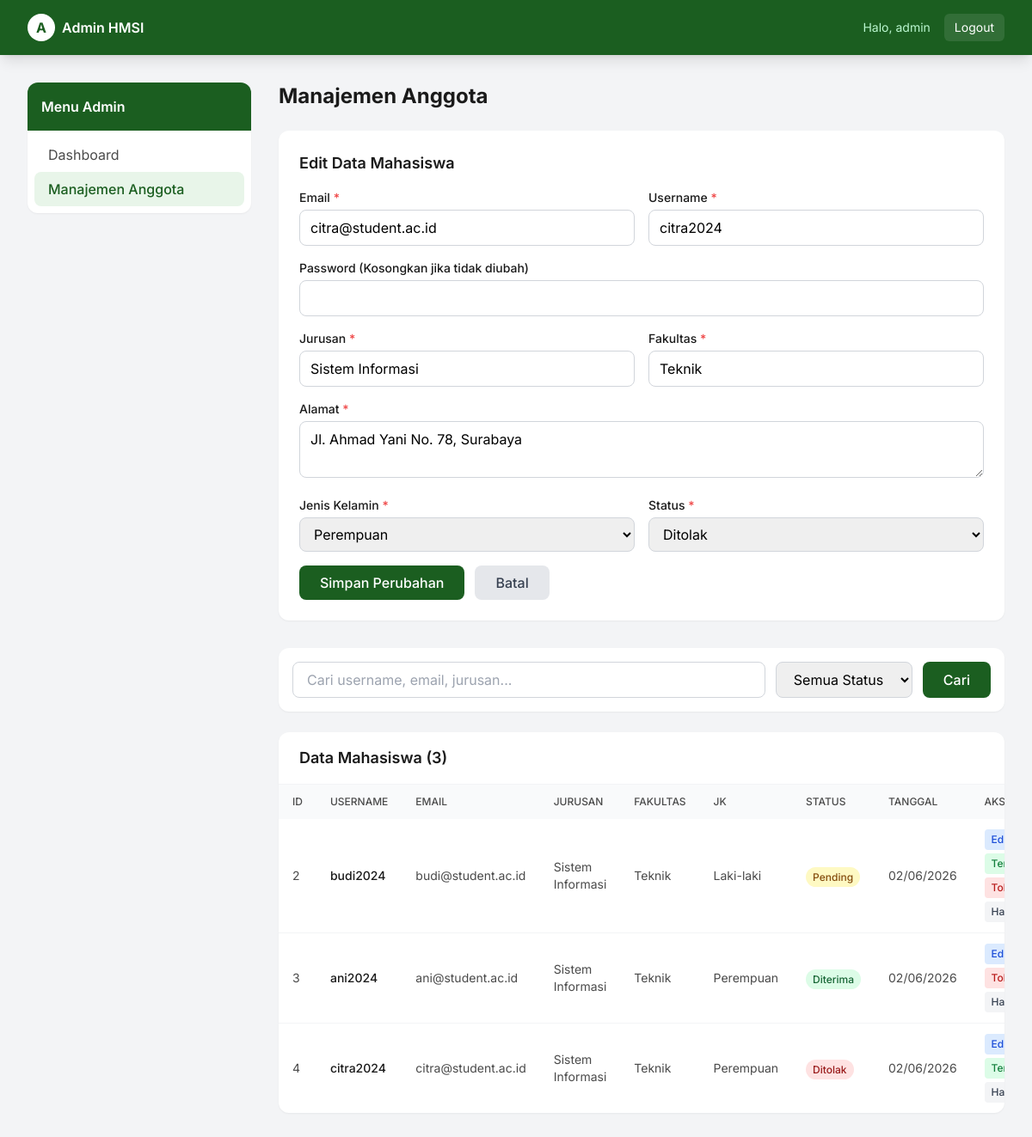
Page /admin/users.php?edit=4 (signed in) on the committed database.
### tables this page shows
CREATE TABLE IF NOT EXISTS users (
    id              INT AUTO_INCREMENT PRIMARY KEY,
    username        VARCHAR(50) NOT NULL UNIQUE,
    email           VARCHAR(100) NOT NULL UNIQUE,
    password        VARCHAR(255) NOT NULL,
    role            ENUM('admin', 'mahasiswa') NOT NULL DEFAULT 'mahasiswa',
    jurusan         VARCHAR(100) DEFAULT NULL,
    fakultas        VARCHAR(100) DEFAULT NULL,
    alamat          TEXT DEFAULT NULL,
    jenis_kelamin   ENUM('Laki-laki', 'Perempuan') DEFAULT NULL,
    status          ENUM('pending', 'diterima', 'ditolak') DEFAULT 'pending',
    created_at      TIMESTAMP DEFAULT CURRENT_TIMESTAMP
);

### admin/users.php (the view, shortened to what this page needs)
<?php
require_once "../includes/db.php";
$editMode = false;
$editData = [];
if (isset($_GET["edit"])) {
    $editMode = true;
    $id = intval($_GET["edit"]);
    $stmt = $pdo->prepare("SELECT * FROM users WHERE id = ? AND role = 'mahasiswa'");
    $stmt->execute([$id]);
    $editData = $stmt->fetch();
}
$search = $_GET["search"] ?? "";
$sql = "SELECT * FROM users WHERE role = 'mahasiswa'";
$params = [];
$sql .= " ORDER BY created_at DESC";
$stmt = $pdo->prepare($sql);
$stmt->execute($params);
$users = $stmt->fetchAll();
?>
<!DOCTYPE html>
<html lang="id">
<head>
    <script src="https://cdn.tailwindcss.com"></script>
</head>
<body class="bg-gray-100 min-h-screen">
    <nav class="bg-primary shadow-lg">
        <div class="max-w-7xl mx-auto px-4 sm:px-6 lg:px-8">
            <div class="flex justify-between h-16">
                <div class="flex items-center">
                    <a href="index.php" class="flex items-center space-x-2">
                        <div class="w-8 h-8 bg-white rounded-full flex items-center justify-center">
                            <span class="text-primary font-bold">A</span>
                        </div>
                        <span class="text-white font-semibold">Admin HMSI</span>
                    </a>
                </div>
                <div class="flex items-center space-x-4">
                    <span class="text-green-200 text-sm hidden sm:block">Halo, <?php echo htmlspecialchars($_SESSION["user_username"]); ?></span>
                    <a href="logout.php" class="bg-white/10 hover:bg-white/20 text-white px-3 py-1.5 rounded-md text-sm transition">Logout</a>
                </div>
            </div>
        </div>
    </nav>
    <div class="max-w-7xl mx-auto px-4 sm:px-6 lg:px-8 py-8">
        <div class="grid grid-cols-1 lg:grid-cols-4 gap-8">
            <div class="lg:col-span-1">
                <div class="bg-white rounded-xl shadow-sm overflow-hidden">
                    <div class="p-4 bg-primary text-white">
                        <h3 class="font-semibold">Menu Admin</h3>
                    </div>
                    <div class="p-2">
                        <a href="index.php" class="block px-4 py-2 rounded-lg text-textsecondary hover:bg-gray-50 transition">Dashboard</a>
                        <a href="users.php" class="block px-4 py-2 rounded-lg bg-lightgreen text-primary font-medium">Manajemen Anggota</a>
                    </div>
                </div>
            </div>
            <div class="lg:col-span-3">
                <h1 class="text-2xl font-bold text-textprimary mb-6">Manajemen Anggota</h1>
                <div class="bg-white rounded-xl shadow-sm p-6 mb-8">
                    <h2 class="text-lg font-semibold text-textprimary mb-4"><?php echo $editMode ? 'Edit Data Mahasiswa' : 'Tambah Data Mahasiswa'; ?></h2>
                    <form method="POST" action="" class="space-y-4">
                        <div class="grid grid-cols-1 md:grid-cols-2 gap-4">
                            <div>
                                <label class="block text-sm font-medium text-textprimary mb-1">Email <span class="text-red-500">*</span></label>
                                <input type="email" name="email" required value="<?php echo $editMode ? htmlspecialchars($editData['email']) : ''; ?>" class="w-full px-3 py-2 rounded-lg border border-gray-300 focus:border-primary focus:ring-2 focus:ring-primary/20 outline-none transition">
                            </div>
                            <div>
                                <label class="block text-sm font-medium text-textprimary mb-1">Username <span class="text-red-500">*</span></label>
                                <input type="text" name="username" required value="<?php echo $editMode ? htmlspecialchars($editData['username']) : ''; ?>" class="w-full px-3 py-2 rounded-lg border border-gray-300 focus:border-primary focus:ring-2 focus:ring-primary/20 outline-none transition">
                            </div>
                        </div>
                        <div>
                            <label class="block text-sm font-medium text-textprimary mb-1">Password <?php echo $editMode ? '(Kosongkan jika tidak diubah)' : '<span class="text-red-500">*</span> (Min 6 karakter)'; ?></label>
                            <input type="password" name="password" <?php echo $editMode ? '' : 'required minlength="6"'; ?> class="w-full px-3 py-2 rounded-lg border border-gray-300 focus:border-primary focus:ring-2 focus:ring-primary/20 outline-none transition">
                        </div>
                        <div class="grid grid-cols-1 md:grid-cols-2 gap-4">
                            <div>
                                <label class="block text-sm font-medium text-textprimary mb-1">Jurusan <span class="text-red-500">*</span></label>
                                <input type="text" name="jurusan" required value="<?php echo $editMode ? htmlspecialchars($editData['jurusan']) : ''; ?>" class="w-full px-3 py-2 rounded-lg border border-gray-300 focus:border-primary focus:ring-2 focus:ring-primary/20 outline-none transition">
                            </div>
                            <div>
                                <label class="block text-sm font-medium text-textprimary mb-1">Fakultas <span class="text-red-500">*</span></label>
                                <input type="text" name="fakultas" required value="<?php echo $editMode ? htmlspecialchars($editData['fakultas']) : ''; ?>" class="w-full px-3 py-2 rounded-lg border border-gray-300 focus:border-primary focus:ring-2 focus:ring-primary/20 outline-none transition">
                            </div>
                        </div>
                        <div>
                            <label class="block text-sm font-medium text-textprimary mb-1">Alamat <span class="text-red-500">*</span></label>
                            <textarea name="alamat" required rows="2" class="w-full px-3 py-2 rounded-lg border border-gray-300 focus:border-primary focus:ring-2 focus:ring-primary/20 outline-none transition"><?php echo $editMode ? htmlspecialchars($editData['alamat']) : ''; ?></textarea>
                        </div>
                        <div class="grid grid-cols-1 md:grid-cols-2 gap-4">
                            <div>
                                <label class="block text-sm font-medium text-textprimary mb-1">Jenis Kelamin <span class="text-red-500">*</span></label>
                                <select name="jenis_kelamin" required class="w-full px-3 py-2 rounded-lg border border-gray-300 focus:border-primary focus:ring-2 focus:ring-primary/20 outline-none transition">
                                    <option value="Perempuan" <?php echo ($editMode && $editData['jenis_kelamin'] == 'Perempuan') ? 'selected' : ''; ?>>Perempuan</option>
                                </select>
                            </div>
                            <div>
                                <label class="block text-sm font-medium text-textprimary mb-1">Status <span class="text-red-500">*</span></label>
                                <select name="status" required class="w-full px-3 py-2 rounded-lg border border-gray-300 focus:border-primary focus:ring-2 focus:ring-primary/20 outline-none transition">
                                    <option value="ditolak" <?php echo ($editMode && $editData['status'] == 'ditolak') ? 'selected' : ''; ?>>Ditolak</option>
                                </select>
                            </div>
                        </div>
                        <div class="flex gap-3">
                            <button type="submit" class="bg-primary text-white hover:bg-secondary px-6 py-2 rounded-lg font-medium transition">
                                <?php echo $editMode ? 'Simpan Perubahan' : 'Tambah Anggota'; ?>
                            </button>
                            <?php if ($editMode): ?>
                                <a href="users.php" class="bg-gray-200 text-gray-700 hover:bg-gray-300 px-6 py-2 rounded-lg font-medium transition">Batal</a>
                            <?php endif; ?>
                        </div>
                    </form>
                </div>
                <div class="bg-white rounded-xl shadow-sm p-4 mb-6">
                    <form method="GET" action="" class="flex flex-col md:flex-row gap-3">
                        <input type="text" name="search" value="<?php echo htmlspecialchars($search); ?>" placeholder="Cari username, email, jurusan..." class="flex-1 px-4 py-2 rounded-lg border border-gray-300 focus:border-primary focus:ring-2 focus:ring-primary/20 outline-none transition">
                        <select name="filter_status" class="px-4 py-2 rounded-lg border border-gray-300 focus:border-primary focus:ring-2 focus:ring-primary/20 outline-none transition">
                            <option value="">Semua Status</option>
                        </select>
                        <button type="submit" class="bg-primary text-white hover:bg-secondary px-6 py-2 rounded-lg font-medium transition">Cari</button>
                    </form>
                </div>
                <div class="bg-white rounded-xl shadow-sm overflow-hidden">
                    <div class="px-6 py-4 border-b border-gray-100">
                        <h2 class="text-lg font-semibold text-textprimary">Data Mahasiswa (<?php echo count($users); ?>)</h2>
                    </div>
                    <div class="overflow-x-auto">
                        <table class="w-full text-left">
                            <thead class="bg-gray-50">
                                <tr>
                                    <th class="px-4 py-3 text-xs font-medium text-textsecondary uppercase">ID</th>
                                    <th class="px-4 py-3 text-xs font-medium text-textsecondary uppercase">Username</th>
                                    <th class="px-4 py-3 text-xs font-medium text-textsecondary uppercase">Email</th>
                                    <th class="px-4 py-3 text-xs font-medium text-textsecondary uppercase">Jurusan</th>
                                    <th class="px-4 py-3 text-xs font-medium text-textsecondary uppercase">Fakultas</th>
                                    <th class="px-4 py-3 text-xs font-medium text-textsecondary uppercase">JK</th>
                                    <th class="px-4 py-3 text-xs font-medium text-textsecondary uppercase">Status</th>
                                    <th class="px-4 py-3 text-xs font-medium text-textsecondary uppercase">Tanggal</th>
                                    <th class="px-4 py-3 text-xs font-medium text-textsecondary uppercase">Aksi</th>
                                </tr>
                            </thead>
                            <tbody class="divide-y divide-gray-100">
                                <?php foreach ($users as $u): ?>
                                <tr class="hover:bg-gray-50">
                                    <td class="px-4 py-3 text-sm text-textsecondary"><?php echo $u["id"]; ?></td>
                                    <td class="px-4 py-3 text-sm font-medium text-textprimary"><?php echo htmlspecialchars($u["username"]); ?></td>
                                    <td class="px-4 py-3 text-sm text-textsecondary"><?php echo htmlspecialchars($u["email"]); ?></td>
                                    <td class="px-4 py-3 text-sm text-textsecondary"><?php echo htmlspecialchars($u["jurusan"]); ?></td>
                                    <td class="px-4 py-3 text-sm text-textsecondary"><?php echo htmlspecialchars($u["fakultas"]); ?></td>
                                    <td class="px-4 py-3 text-sm text-textsecondary"><?php echo $u["jenis_kelamin"]; ?></td>
                                    <td class="px-4 py-3">
                                        <?php
                                        $badgeClass = [
                                            'pending' => 'bg-yellow-100 text-yellow-800',
                                            'diterima' => 'bg-green-100 text-green-800',
                                            'ditolak' => 'bg-red-100 text-red-800'
                                        ][$u["status"]] ?? 'bg-gray-100 text-gray-800';
                                        ?>
                                        <span class="px-2 py-1 rounded-full text-xs font-medium <?php echo $badgeClass; ?>">
                                            <?php echo ucfirst($u["status"]); ?>
                                        </span>
                                    </td>
                                    <td class="px-4 py-3 text-sm text-textsecondary"><?php echo date('d/m/Y', strtotime($u["created_at"])); ?></td>
                                    <td class="px-4 py-3">
                                        <div class="flex flex-wrap gap-1">
                                            <a href="users.php?edit=<?php echo $u['id']; ?>" class="bg-blue-100 text-blue-700 hover:bg-blue-200 px-2 py-1 rounded text-xs font-medium transition">Edit</a>
                                            <?php if ($u["status"] != "diterima"): ?>
                                                <a href="users.php?status=diterima&id=<?php echo $u['id']; ?>" class="bg-green-100 text-green-700 hover:bg-green-200 px-2 py-1 rounded text-xs font-medium transition" onclick="return confirm('Terima pendaftaran ini?')">Terima</a>
                                            <?php endif; ?>
                                            <?php if ($u["status"] != "ditolak"): ?>
                                                <a href="users.php?status=ditolak&id=<?php echo $u['id']; ?>" class="bg-red-100 text-red-700 hover:bg-red-200 px-2 py-1 rounded text-xs font-medium transition" onclick="return confirm('Tolak pendaftaran ini?')">Tolak</a>
                                            <?php endif; ?>
                                            <a href="users.php?delete=<?php echo $u['id']; ?>" class="bg-gray-100 text-gray-700 hover:bg-gray-200 px-2 py-1 rounded text-xs font-medium transition" onclick="return confirm('Hapus data ini?')">Hapus</a>
                                        </div>
                                    </td>
                                </tr>
                                <?php endforeach; ?>
                            </tbody>
                        </table>
                    </div>
                </div>
            </div>
        </div>
    </div>
</body>
</html>

### admin/users.php (style rules this page uses)
body { font-family:'Inter',sans-serif; }

### rows in the picture
users: email "citra@student.ac.id", username "citra2024", jurusan "Sistem Informasi", fakultas "Teknik", alamat "Jl. Ahmad Yani No. 78, Surabaya", jenis_kelamin "Perempuan", status "Ditolak", id "4", created_at "02/06/2026"
users: id "2", username "budi2024", email "budi@student.ac.id", jurusan "Sistem Informasi", fakultas "Teknik", jenis_kelamin "Laki-laki", status "Pending", created_at "02/06/2026"
users: id "3", username "ani2024", email "ani@student.ac.id", jurusan "Sistem Informasi", fakultas "Teknik", jenis_kelamin "Perempuan", status "Diterima", created_at "02/06/2026"

### other values in the picture
$_SESSION["user_username"] "admin"
count($users) "3"
